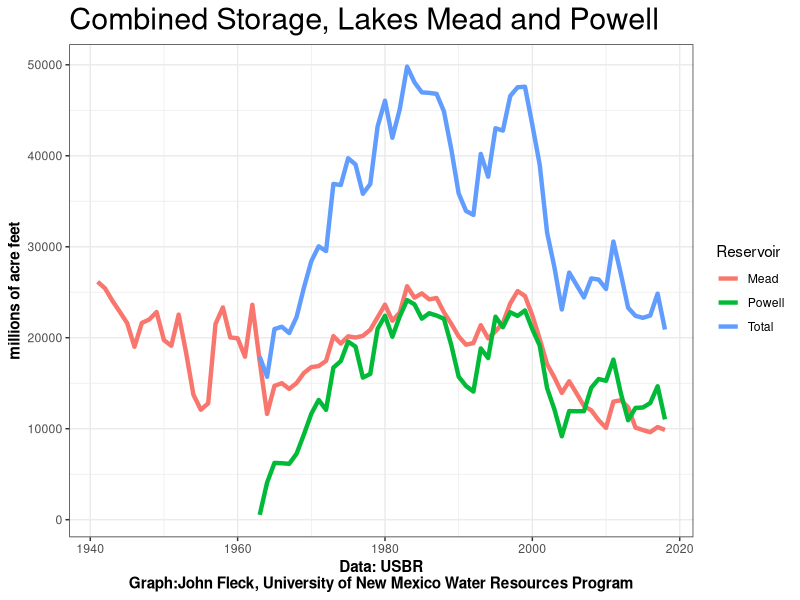

This chart was generated by the following R code:
# mead-powell storage graph
library(ggplot2)
library(tidyverse)
library(readr)
library(reshape2)

# read data
mp <- read_csv("./data/meadpowell.csv", col_names=TRUE)

# add up total storage
mp$Total <- mp$Mead + mp$Powell
newdata <- as_tibble(melt(mp, id.vars="Year", 
                          variable.name="Reservoir", 
                          value.name="Storage"))
newdata <- filter(newdata, Storage>0)

# plot it
ggplot(newdata, aes(x=Year, y=Storage, colour=Reservoir)) +
  theme_bw() +
  theme(plot.title = element_text(size = rel(2)),
        panel.background = element_rect(colour = NA),
        plot.background = element_rect(colour = NA),
        plot.subtitle = element_text(size = rel(1.5)),
        axis.title = element_text(face = "bold",size = rel(1))) +
  geom_line(size=1.5) +
  ylab("millions of acre feet") +
  xlab("Data: USBR\nGraph:John Fleck, University of New Mexico Water Resources Program") +
  ggtitle("Combined Storage, Lakes Mead and Powell")

